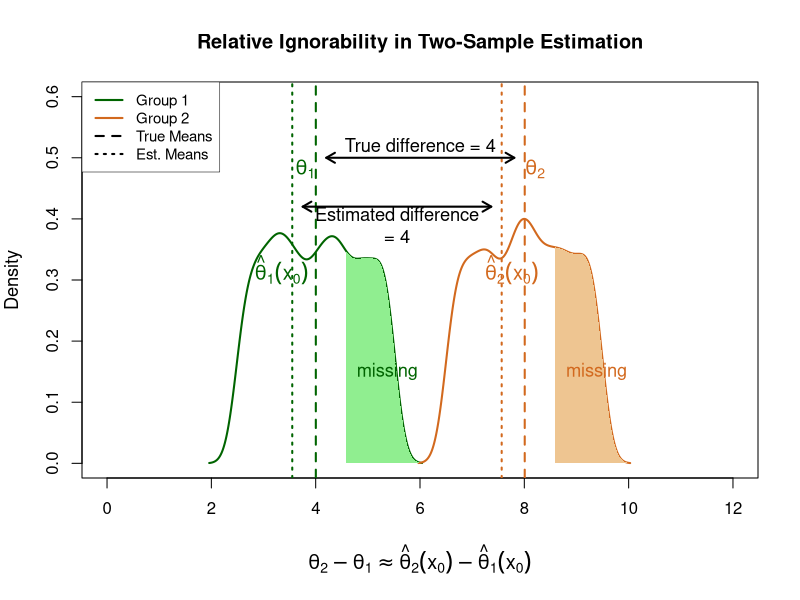

Write R code to recreate this figure.
# R code to create a visualization of partial ignorability concept
# for two-sample estimation

# Set random seed for reproducibility
set.seed(1234)
#setwd("~/RL book/Figures/relative ignorability")

# Create sample data for two groups with greater separation
n <- 1500
group1 <- runif(n, 2.5,5.5)  # Changed mean from 5 to 4
group2 <- runif(n, 6.5,9.5)  # Changed mean from 7 to 8

# Calculate true means
true_mean1 <- mean(group1)
true_mean2 <- mean(group2)
true_diff <- true_mean2 - true_mean1

# Create truncated samples (missing the top 20% of values in each group)
cutoff1 <- quantile(group1, 0.7)
cutoff2 <- quantile(group2, 0.7)
truncated_group1 <- group1[group1 <= cutoff1]
truncated_group2 <- group2[group2 <= cutoff2]

# Calculate means of truncated samples
trunc_mean1 <- mean(truncated_group1)
trunc_mean2 <- mean(truncated_group2)
trunc_diff <- trunc_mean2 - trunc_mean1

# Create the plot
#pdf("relative_ignorability_figure.pdf", width = 10, height = 7)

# Set up the plotting area with more margin space
par(mar = c(6, 4, 4, 2) + 0.1)  # Increase bottom margin for equation
xlim <- c(0, 12)
ylim <- c(0, 0.6)

plot(NA, xlim = xlim, ylim = ylim, 
     xlab = "", ylab = "Density",
     main = "Relative Ignorability in Two-Sample Estimation",
     cex.main = 1.2, cex.lab = 1.1)

# Add density curves
d1 <- density(group1)
d2 <- density(group2)

# Normalize densities to have max height of 0.4 for visibility
max_d <- max(c(max(d1$y), max(d2$y)))
scale_factor <- 0.4 / max_d

lines(d1$x, d1$y * scale_factor, col = "darkgreen", lwd = 2)
lines(d2$x, d2$y * scale_factor, col = "chocolate", lwd = 2)

# Add shaded regions for truncated (missing) data
# Make shading a bit more visible
polygon(c(d1$x[d1$x >= cutoff1], cutoff1), 
        c(d1$y[d1$x >= cutoff1] * scale_factor, 0), 
        col = "lightgreen", border = NA)
polygon(c(d2$x[d2$x >= cutoff2], cutoff2), 
        c(d2$y[d2$x >= cutoff2] * scale_factor, 0), 
        col = "burlywood2", border = NA)


# Add vertical lines for means
abline(v = true_mean1, col = "darkgreen", lwd = 2, lty = 2)
abline(v = true_mean2, col = "chocolate", lwd = 2, lty = 2)
abline(v = trunc_mean1, col = "darkgreen", lwd = 2, lty = 3)
abline(v = trunc_mean2, col = "chocolate", lwd = 2, lty = 3)

# Add text labels for means with better spacing
text(true_mean1 - 0.2, 0.45, expression(theta[1]), col = "darkgreen", cex = 1.2, pos = 3)
text(true_mean2 + 0.2, 0.45, expression(theta[2]), col = "chocolate", cex = 1.2, pos = 3)
text(trunc_mean1 - 0.2, 0.35, expression(hat(theta)[1](x[0])), col = "darkgreen", cex = 1.2, pos = 1)
text(trunc_mean2 + 0.2, 0.35, expression(hat(theta)[2](x[0])), col = "chocolate", cex = 1.2, pos = 1)

# Add arrows and labels for differences with improved positioning
arrows(true_mean1 + 0.2, 0.5, true_mean2 - 0.2, 0.5, code = 3, length = 0.1, lwd = 2)
text((true_mean1 + true_mean2)/2, 0.52, 
     paste("True difference =", round(true_diff, 1)), cex = 1.1)

arrows(trunc_mean1 + 0.2, 0.42, trunc_mean2 - 0.2, 0.42, code = 3, length = 0.1, lwd = 2)
text((trunc_mean1 + trunc_mean2)/2, 0.39, 
     paste("Estimated difference\n=", round(trunc_diff, 1)), cex = 1.1)

# Add "missing" labels with better positioning
text(cutoff1 + 0.8, 0.15, "missing", col = "darkgreen", cex = 1.1)
text(cutoff2 + 0.8, 0.15, "missing", col = "chocolate", cex = 1.1)

# Add legend with more space and shorter text
legend("topleft", 
       legend = c("Group 1", "Group 2", "True Means", "Est. Means"),
       col = c("darkgreen", "chocolate", "black", "black"),
       lty = c(1, 1, 2, 3),
       lwd = c(2, 2, 2, 2),
       cex = 0.9,
       bg = "white",  # Add white background
       box.lwd = 0.5)  # Reduce box line width

# Add equation at the bottom with clearer positioning
eq_text <- expression(theta[2] - theta[1] %~~% hat(theta)[2](x[0]) - hat(theta)[1](x[0]))
mtext(eq_text, side = 1, line = 4, cex = 1.2)


